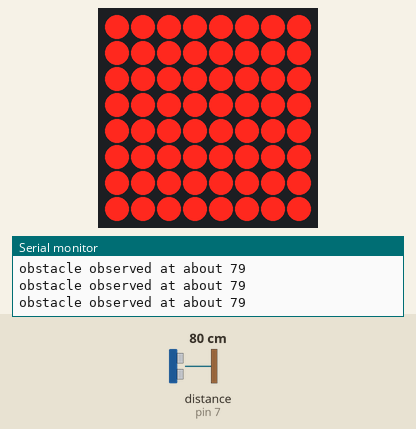
Bench run of a sketch on a simulated Arduino Uno, built with avr-gcc and run on an emulated ATmega328P. On the bench: 8×8 LED matrix, the last lines printed to the serial monitor. Wiring (inferred from the names in the program): ultrasonic range finder: trigger pin 6; echo pin 7. The test bench sets the inputs (shaded band); at power-on: distance to the obstacle (sensor on pin 7) 80 cm. The echo pulse lasts 58.3 µs per cm.

Above: at 1.2 s.
1.3 s: distance to the obstacle (sensor on pin 7) set to 2 cm
At 1.42 s:
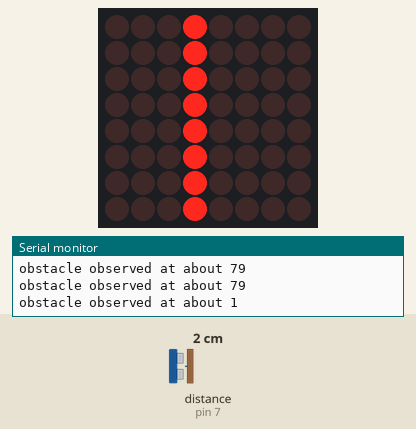
3.3 s: distance to the obstacle (sensor on pin 7) set to 11 cm
At 3.52 s:
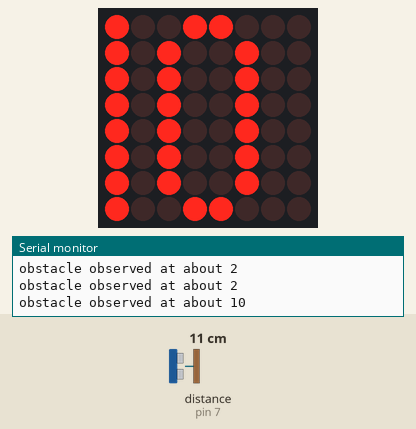
5.4 s: distance to the obstacle (sensor on pin 7) set to 4 cm
At 5.54 s:
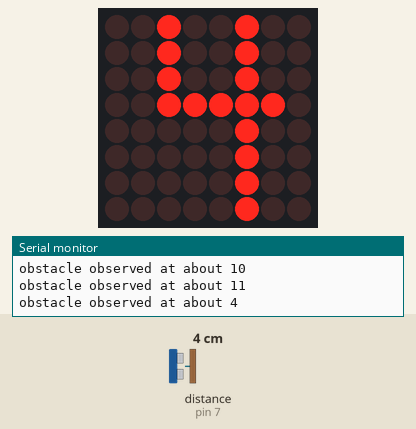
7.4 s: distance to the obstacle (sensor on pin 7) set to 9 cm
At 7.82 s:
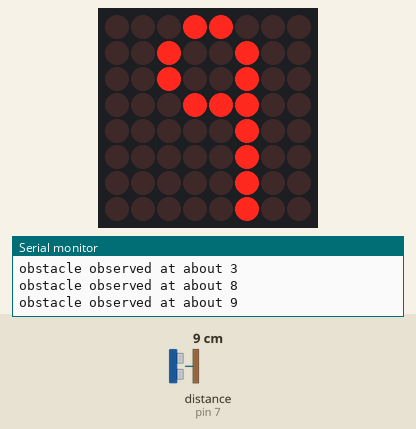
9.5 s: distance to the obstacle (sensor on pin 7) set to 3 cm
At 9.61 s:
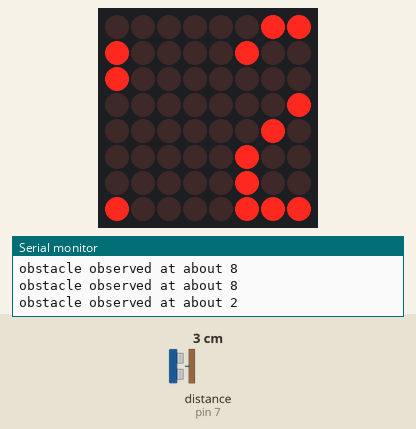

The sketch:

DisplayUltraSonicDistance.ino
```cpp
#include "LedControl.h"

int trigPin = 6;
int echoPin = 7;
int DINPin = 12;
int CLKPin = 11;
int CSPin = 10;
int numberOfPanels = 1;
int intensity =1;
int panelNumber = 0;

int minDistance = 0;
int maxDistance = 255;
int duration = 0;
int distance = 0;

/*int row1 = 0;
int row2 = 0;
int row3 = 0;
int row4 = 0;
int row5 = 0;
int row6 = 0;
int row7 = 0;
int row8 = 0;
int row9 = 0;*/

int one [8][8] =
{
  {0, 0, 0, 1, 0, 0, 0, 0},
  {0, 0, 0, 1, 0, 0, 0, 0},
  {0, 0, 0, 1, 0, 0, 0, 0},
  {0, 0, 0, 1, 0, 0, 0, 0},
  {0, 0, 0, 1, 0, 0, 0, 0},
  {0, 0, 0, 1, 0, 0, 0, 0},
  {0, 0, 0, 1, 0, 0, 0, 0},
  {0, 0, 0, 1, 0, 0, 0, 0},
};
int two [8][8] =
{
  {0, 0, 0, 1, 1, 0, 0, 0},
  {0, 0, 1, 0, 0, 1, 0, 0},
  {0, 0, 0, 0, 0, 1, 0, 0},
  {0, 0, 0, 0, 1, 0, 0, 0},
  {0, 0, 0, 1, 0, 0, 0, 0},
  {0, 0, 1, 0, 0, 0, 0, 0},
  {0, 0, 1, 0, 0, 0, 0, 0},
  {0, 0, 1, 1, 1, 1, 0, 0},
};
int three [8][8] =
{
  {0, 0, 0, 1, 1, 0, 0, 0},
  {0, 0, 1, 0, 0, 1, 0, 0},
  {0, 0, 0, 0, 0, 1, 0, 0},
  {0, 0, 0, 1, 1, 0, 0, 0},
  {0, 0, 0, 0, 0, 1, 0, 0},
  {0, 0, 0, 0, 0, 1, 0, 0},
  {0, 0, 0, 0, 0, 1, 0, 0},
  {0, 0, 1, 1, 1, 0, 0, 0},
};
int four [8][8] =
{
  {0, 0, 1, 0, 0, 1, 0, 0},
  {0, 0, 1, 0, 0, 1, 0, 0},
  {0, 0, 1, 0, 0, 1, 0, 0},
  {0, 0, 1, 1, 1, 1, 1, 0},
  {0, 0, 0, 0, 0, 1, 0, 0},
  {0, 0, 0, 0, 0, 1, 0, 0},
  {0, 0, 0, 0, 0, 1, 0, 0},
  {0, 0, 0, 0, 0, 1, 0, 0},
};
int five [8][8] =
{
  {0, 0, 1, 1, 1, 1, 0, 0},
  {0, 0, 1, 0, 0, 0, 0, 0},
  {0, 0, 1, 0, 0, 0, 0, 0},
  {0, 0, 1, 1, 1, 0, 0, 0},
  {0, 0, 0, 0, 0, 1, 0, 0},
  {0, 0, 0, 0, 0, 1, 0, 0},
  {0, 0, 1, 0, 0, 1, 0, 0},
  {0, 0, 0, 1, 1, 0, 0, 0},
};
int six [8][8] =
{
  {0, 0, 0, 1, 1, 0, 0, 0},
  {0, 0, 1, 0, 0, 1, 0, 0},
  {0, 0, 1, 0, 0, 0, 0, 0},
  {0, 0, 1, 0, 0, 0, 0, 0},
  {0, 0, 1, 1, 1, 0, 0, 0},
  {0, 0, 1, 0, 0, 1, 0, 0},
  {0, 0, 1, 0, 0, 1, 0, 0},
  {0, 0, 0, 1, 1, 0, 0, 0},
};
int seven [8][8] =
{
  {0, 0, 1, 1, 1, 1, 0, 0},
  {0, 0, 0, 0, 0, 1, 0, 0},
  {0, 0, 0, 0, 0, 1, 0, 0},
  {0, 0, 0, 0, 1, 0, 0, 0},
  {0, 0, 0, 1, 0, 0, 0, 0},
  {0, 0, 1, 0, 0, 0, 0, 0},
  {0, 0, 1, 0, 0, 0, 0, 0},
  {0, 0, 1, 0, 0, 0, 0, 0},
};
int eight [8][8] =
{
  {0, 0, 0, 1, 1, 0, 0, 0},
  {0, 0, 1, 0, 0, 1, 0, 0},
  {0, 0, 1, 0, 0, 1, 0, 0},
  {0, 0, 0, 1, 1, 0, 0, 0},
  {0, 0, 1, 0, 0, 1, 0, 0},
  {0, 0, 1, 0, 0, 1, 0, 0},
  {0, 0, 1, 0, 0, 1, 0, 0},
  {0, 0, 0, 1, 1, 0, 0, 0},
};
int nine [8][8] =
{
  {0, 0, 0, 1, 1, 0, 0, 0},
  {0, 0, 1, 0, 0, 1, 0, 0},
  {0, 0, 1, 0, 0, 1, 0, 0},
  {0, 0, 0, 1, 1, 1, 0, 0},
  {0, 0, 0, 0, 0, 1, 0, 0},
  {0, 0, 0, 0, 0, 1, 0, 0},
  {0, 0, 0, 0, 0, 1, 0, 0},
  {0, 0, 0, 0, 0, 1, 0, 0},
};
int ten [8][8] =
{
  {1, 0, 0, 1, 1, 0, 0, 0},
  {1, 0, 1, 0, 0, 1, 0, 0},
  {1, 0, 1, 0, 0, 1, 0, 0},
  {1, 0, 1, 0, 0, 1, 0, 0},
  {1, 0, 1, 0, 0, 1, 0, 0},
  {1, 0, 1, 0, 0, 1, 0, 0},
  {1, 0, 1, 0, 0, 1, 0, 0},
  {1, 0, 0, 1, 1, 0, 0, 0},
};
int big [8][8] =
{
  {1, 1, 1, 1, 1, 1, 1, 1},
  {1, 1, 1, 1, 1, 1, 1, 1},
  {1, 1, 1, 1, 1, 1, 1, 1},
  {1, 1, 1, 1, 1, 1, 1, 1},
  {1, 1, 1, 1, 1, 1, 1, 1},
  {1, 1, 1, 1, 1, 1, 1, 1},
  {1, 1, 1, 1, 1, 1, 1, 1},
  {1, 1, 1, 1, 1, 1, 1, 1},
};

/*int one [8][8] =
{
  {0, 0, 0, 0, 0, 0, 0, 0},
  {0, 0, 0, 0, 0, 0, 0, 0},
  {0, 0, 0, 0, 0, 0, 0, 0},
  {0, 0, 0, 0, 0, 0, 0, 0},
  {0, 0, 0, 0, 0, 0, 0, 0},
  {0, 0, 0, 0, 0, 0, 0, 0},
  {0, 0, 0, 0, 0, 0, 0, 0},
  {0, 0, 0, 0, 0, 0, 0, 0},
};*/
LedControl lc=LedControl(DINPin, CLKPin, CSPin, numberOfPanels);

void setup()
{
  Serial.begin(9600);
  pinMode(trigPin, OUTPUT);
  pinMode(echoPin, INPUT);

  lc.shutdown(panelNumber, false); //switch on
  lc.setIntensity(panelNumber, intensity); //min intesity
  lc.clearDisplay(panelNumber); //clear the display of everything
}

void loop()
{ //first we set the trigger pin low so that the sensor gets ready to send out a signal
  digitalWrite(trigPin, LOW);
  delayMicroseconds(2);

  //set it high for 10 microseconds - this tells the sensor to start measuring
  digitalWrite(trigPin, HIGH);
  delayMicroseconds(10);

  //finally we set it low which finishes sending the signal
  digitalWrite(trigPin, LOW);
  duration = pulseIn(echoPin, HIGH);

  distance = duration/58.2;

  if(distance > minDistance && distance < maxDistance)
  {
    Serial.print("obstacle observed at about ");
    Serial.println(distance);
  }

  //---------------
   if(distance == 1)
   {
    for(int i = 0; i < 8; i++)
  {
    for(int j = 0; j < 8; j++)
    {
      if(one[i][j] == 1)
      {
        lc.setLed(panelNumber, i, j, true);
      }
      else
      {
        lc.setLed(panelNumber, i, j, false);
      }
    }
  }

        int row1 = one[0][0];
        int row2 = one[1][0];
        int row3 = one[2][0];
        int row4 = one[3][0];
        int row5 = one[4][0];
        int row6 = one[5][0];
        int row7 = one[6][0];
        int row8 = one[7][0];


    for(int j = 0; j <= 6; j++)
    {

        one[0][j] = one[0][j+1];
        one[1][j] = one[1][j+1];
        one[2][j] = one[2][j+1];
        one[3][j] = one[3][j+1];
        one[4][j] = one[4][j+1];
        one[5][j] = one[5][j+1];
        one[6][j] = one[6][j+1];
        one[7][j] = one[7][j+1];


    }
       delay(150);

        one[0][7] = row1;
        one[1][7] = row2;
        one[2][7] = row3;
        one[3][7] = row4;
        one[4][7] = row5;
        one[5][7] = row6;
        one[6][7] = row7;
        one[7][7] = row8;
   }
   else if (distance == 2)
   {
    for(int i = 0; i < 8; i++)
  {
    for(int j = 0; j < 8; j++)
    {
      if(two[i][j] == 1)
      {
        lc.setLed(panelNumber, i, j, true);
      }
      else
      {
        lc.setLed(panelNumber, i, j, false);
      }
    }
  }

        int row1 = two[0][0];
        int row2 = two[1][0];
        int row3 = two[2][0];
        int row4 = two[3][0];
        int row5 = two[4][0];
        int row6 = two[5][0];
        int row7 = two[6][0];
        int row8 = two[7][0];


    for(int j = 0; j <= 6; j++)
    {

        two[0][j] = two[0][j+1];
        two[1][j] = two[1][j+1];
        two[2][j] = two[2][j+1];
        two[3][j] = two[3][j+1];
        two[4][j] = two[4][j+1];
        two[5][j] = two[5][j+1];
        two[6][j] = two[6][j+1];
        two[7][j] = two[7][j+1];


    }
       delay(150);

        two[0][7] = row1;
        two[1][7] = row2;
        two[2][7] = row3;
        two[3][7] = row4;
        two[4][7] = row5;
        two[5][7] = row6;
        two[6][7] = row7;
        two[7][7] = row8;
   }
  else if (distance == 3)
   {
    for(int i = 0; i < 8; i++)
  {
    for(int j = 0; j < 8; j++)
    {
      if(three[i][j] == 1)
      {
        lc.setLed(panelNumber, i, j, true);
      }
      else
      {
        lc.setLed(panelNumber, i, j, false);
      }
    }
  }

        int row1 = three[0][0];
        int row2 = three[1][0];
        int row3 = three[2][0];
        int row4 = three[3][0];
        int row5 = three[4][0];
        int row6 = three[5][0];
        int row7 = three[6][0];
        int row8 = three[7][0];


    for(int j = 0; j <= 6; j++)
    {

        three[0][j] = three[0][j+1];
        three[1][j] = three[1][j+1];
        three[2][j] = three[2][j+1];
        three[3][j] = three[3][j+1];
        three[4][j] = three[4][j+1];
        three[5][j] = three[5][j+1];
        three[6][j] = three[6][j+1];
        three[7][j] = three[7][j+1];


    }
       delay(150);

        three[0][7] = row1;
        three[1][7] = row2;
        three[2][7] = row3;
        three[3][7] = row4;
        three[4][7] = row5;
        three[5][7] = row6;
        three[6][7] = row7;
        three[7][7] = row8;
   }
   else if (distance == 4)
   {
    for(int i = 0; i < 8; i++)
  {
    for(int j = 0; j < 8; j++)
    {
      if(four[i][j] == 1)
      {
        lc.setLed(panelNumber, i, j, true);
      }
      else
      {
        lc.setLed(panelNumber, i, j, false);
      }
    }
  }

        int row1 = four[0][0];
        int row2 = four[1][0];
        int row3 = four[2][0];
        int row4 = four[3][0];
        int row5 = four[4][0];
        int row6 = four[5][0];
        int row7 = four[6][0];
        int row8 = four[7][0];


    for(int j = 0; j <= 6; j++)
    {

        four[0][j] = four[0][j+1];
        four[1][j] = four[1][j+1];
        four[2][j] = four[2][j+1];
        four[3][j] = four[3][j+1];
        four[4][j] = four[4][j+1];
        four[5][j] = four[5][j+1];
        four[6][j] = four[6][j+1];
        four[7][j] = four[7][j+1];


    }
       delay(150);

        four[0][7] = row1;
        four[1][7] = row2;
        four[2][7] = row3;
        four[3][7] = row4;
        four[4][7] = row5;
        four[5][7] = row6;
        four[6][7] = row7;
        four[7][7] = row8;
   }
   else if (distance == 5)
   {
    for(int i = 0; i < 8; i++)
  {
    for(int j = 0; j < 8; j++)
    {
      if(five[i][j] == 1)
      {
        lc.setLed(panelNumber, i, j, true);
      }
      else
      {
        lc.setLed(panelNumber, i, j, false);
      }
    }
  }

        int row1 = five[0][0];
        int row2 = five[1][0];
        int row3 = five[2][0];
        int row4 = five[3][0];
        int row5 = five[4][0];
        int row6 = five[5][0];
        int row7 = five[6][0];
        int row8 = five[7][0];


    for(int j = 0; j <= 6; j++)
    {

        five[0][j] = five[0][j+1];
        five[1][j] = five[1][j+1];
        five[2][j] = five[2][j+1];
        five[3][j] = five[3][j+1];
        five[4][j] = five[4][j+1];
        five[5][j] = five[5][j+1];
        five[6][j] = five[6][j+1];
        five[7][j] = five[7][j+1];


    }
       delay(175);

        five[0][7] = row1;
        five[1][7] = row2;
        five[2][7] = row3;
        five[3][7] = row4;
        five[4][7] = row5;
        five[5][7] = row6;
        five[6][7] = row7;
        five[7][7] = row8;
   }
   else if (distance == 6)
   {
    for(int i = 0; i < 8; i++)
  {
    for(int j = 0; j < 8; j++)
    {
      if(six[i][j] == 1)
      {
        lc.setLed(panelNumber, i, j, true);
      }
      else
      {
        lc.setLed(panelNumber, i, j, false);
      }
    }
  }

        int row1 = six[0][0];
        int row2 = six[1][0];
        int row3 = six[2][0];
        int row4 = six[3][0];
        int row5 = six[4][0];
        int row6 = six[5][0];
        int row7 = six[6][0];
        int row8 = six[7][0];


    for(int j = 0; j <= 6; j++)
    {

        six[0][j] = six[0][j+1];
        six[1][j] = six[1][j+1];
        six[2][j] = six[2][j+1];
        six[3][j] = six[3][j+1];
        six[4][j] = six[4][j+1];
        six[5][j] = six[5][j+1];
        six[6][j] = six[6][j+1];
        six[7][j] = six[7][j+1];


    }
       delay(150);

        six[0][7] = row1;
        six[1][7] = row2;
        six[2][7] = row3;
        six[3][7] = row4;
        six[4][7] = row5;
        six[5][7] = row6;
        six[6][7] = row7;
        six[7][7] = row8;
   }
   else if (distance == 7)
   {
    for(int i = 0; i < 8; i++)
  {
    for(int j = 0; j < 8; j++)
    {
      if(seven[i][j] == 1)
      {
        lc.setLed(panelNumber, i, j, true);
      }
      else
      {
        lc.setLed(panelNumber, i, j, false);
      }
    }
  }

        int row1 = seven[0][0];
        int row2 = seven[1][0];
        int row3 = seven[2][0];
        int row4 = seven[3][0];
        int row5 = seven[4][0];
        int row6 = seven[5][0];
        int row7 = seven[6][0];
        int row8 = seven[7][0];


    for(int j = 0; j <= 6; j++)
    {

        seven[0][j] = seven[0][j+1];
        seven[1][j] = seven[1][j+1];
        seven[2][j] = seven[2][j+1];
        seven[3][j] = seven[3][j+1];
        seven[4][j] = seven[4][j+1];
        seven[5][j] = seven[5][j+1];
        seven[6][j] = seven[6][j+1];
        seven[7][j] = seven[7][j+1];


    }
       delay(150);

        seven[0][7] = row1;
        seven[1][7] = row2;
        seven[2][7] = row3;
        seven[3][7] = row4;
        seven[4][7] = row5;
        seven[5][7] = row6;
        seven[6][7] = row7;
        seven[7][7] = row8;
   }
   else if (distance == 8)
   {
    for(int i = 0; i < 8; i++)
  {
    for(int j = 0; j < 8; j++)
    {
      if(eight[i][j] == 1)
      {
        lc.setLed(panelNumber, i, j, true);
      }
      else
      {
        lc.setLed(panelNumber, i, j, false);
      }
    }
  }

        int row1 = eight[0][0];
        int row2 = eight[1][0];
        int row3 = eight[2][0];
        int row4 = eight[3][0];
        int row5 = eight[4][0];
        int row6 = eight[5][0];
        int row7 = eight[6][0];
        int row8 = eight[7][0];


    for(int j = 0; j <= 6; j++)
    {

        eight[0][j] = eight[0][j+1];
        eight[1][j] = eight[1][j+1];
        eight[2][j] = eight[2][j+1];
        eight[3][j] = eight[3][j+1];
        eight[4][j] = eight[4][j+1];
        eight[5][j] = eight[5][j+1];
        eight[6][j] = eight[6][j+1];
        eight[7][j] = eight[7][j+1];


    }
       delay(150);

        eight[0][7] = row1;
        eight[1][7] = row2;
        eight[2][7] = row3;
        eight[3][7] = row4;
        eight[4][7] = row5;
        eight[5][7] = row6;
        eight[6][7] = row7;
        eight[7][7] = row8;
   }
   else if (distance == 9)
   {
    for(int i = 0; i < 8; i++)
  {
    for(int j = 0; j < 8; j++)
    {
      if(nine[i][j] == 1)
      {
        lc.setLed(panelNumber, i, j, true);
      }
      else
      {
        lc.setLed(panelNumber, i, j, false);
      }
    }
  }

        int row1 = nine[0][0];
        int row2 = nine[1][0];
        int row3 = nine[2][0];
        int row4 = nine[3][0];
        int row5 = nine[4][0];
        int row6 = nine[5][0];
        int row7 = nine[6][0];
        int row8 = nine[7][0];


    for(int j = 0; j <= 6; j++)
    {

        nine[0][j] = nine[0][j+1];
        nine[1][j] = nine[1][j+1];
        nine[2][j] = nine[2][j+1];
        nine[3][j] = nine[3][j+1];
        nine[4][j] = nine[4][j+1];
        nine[5][j] = nine[5][j+1];
        nine[6][j] = nine[6][j+1];
        nine[7][j] = nine[7][j+1];


    }
       delay(175);

        nine[0][7] = row1;
        nine[1][7] = row2;
        nine[2][7] = row3;
        nine[3][7] = row4;
        nine[4][7] = row5;
        nine[5][7] = row6;
        nine[6][7] = row7;
        nine[7][7] = row8;
   }
   else if (distance == 10)
   {
    for(int i = 0; i < 8; i++)
  {
    for(int j = 0; j < 8; j++)
    {
      if(ten[i][j] == 1)
      {
        lc.setLed(panelNumber, i, j, true);
      }
      else
      {
        lc.setLed(panelNumber, i, j, false);
      }
    }
  }

        int row1 = ten[0][0];
        int row2 = ten[1][0];
        int row3 = ten[2][0];
        int row4 = ten[3][0];
        int row5 = ten[4][0];
        int row6 = ten[5][0];
        int row7 = ten[6][0];
        int row8 = ten[7][0];


    for(int j = 0; j <= 6; j++)
    {

        ten[0][j] = ten[0][j+1];
        ten[1][j] = ten[1][j+1];
        ten[2][j] = ten[2][j+1];
        ten[3][j] = ten[3][j+1];
        ten[4][j] = ten[4][j+1];
        ten[5][j] = ten[5][j+1];
        ten[6][j] = ten[6][j+1];
        ten[7][j] = ten[7][j+1];


    }
       delay(150);

        ten[0][7] = row1;
        ten[1][7] = row2;
        ten[2][7] = row3;
        ten[3][7] = row4;
        ten[4][7] = row5;
        ten[5][7] = row6;
        ten[6][7] = row7;
        ten[7][7] = row8;
   }
   else if (distance > 10)
   {
    for(int i = 0; i < 8; i++)
  {
    for(int j = 0; j < 8; j++)
    {
      if(big[i][j] == 1)
      {
        lc.setLed(panelNumber, i, j, true);
      }
      else
      {
        lc.setLed(panelNumber, i, j, false);
      }
    }
  }

        int row1 = big[0][0];
        int row2 = big[1][0];
        int row3 = big[2][0];
        int row4 = big[3][0];
        int row5 = big[4][0];
        int row6 = big[5][0];
        int row7 = big[6][0];
        int row8 = big[7][0];


    for(int j = 0; j <= 6; j++)
    {

        big[0][j] = big[0][j+1];
        big[1][j] = big[1][j+1];
        big[2][j] = big[2][j+1];
        big[3][j] = big[3][j+1];
        big[4][j] = big[4][j+1];
        big[5][j] = big[5][j+1];
        big[6][j] = big[6][j+1];
        big[7][j] = big[7][j+1];


    }
       delay(175);

        big[0][7] = row1;
        big[1][7] = row2;
        big[2][7] = row3;
        big[3][7] = row4;
        big[4][7] = row5;
        big[5][7] = row6;
        big[6][7] = row7;
        big[7][7] = row8;
   }
}
```

Measured:
- after the input at 1.3 s, the display: changes after 0.05 s (image 1)
- after the input at 3.3 s, the display: changes after 0.15 s (image 2)
- after the input at 5.4 s, the display: changes after 0.07 s (image 3)
- after the input at 7.4 s, the display: first differs from a run without the input after 0.17 s (image 4 shows a later state)
- after the input at 9.5 s, the display: changes at once (image 5)
